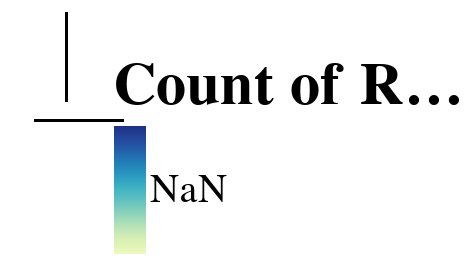

This figure's Vega-Lite source:
### Vega-Lite specification from a JSON file in a GitHub repository (floating-point values rounded to 4 significant figures)
{"$schema": "https://vega.github.io/schema/vega-lite/v5.json", "data": {"values": []}, "mark": "rect", "encoding": {"x": {"field": "___", "type": "nominal"}, "y": {"field": "___", "type": "nominal"}, "color": {"aggregate": "count", "field": "___", "type": "quantitative"}}, "config": {"axis": {"grid": true, "tickBand": "extent", "labelFontSize": 20, "titleFontSize": 30}, "background": "#FFFFFF", "legend": {"labelFontSize": 20, "titleFontSize": 30}}}
